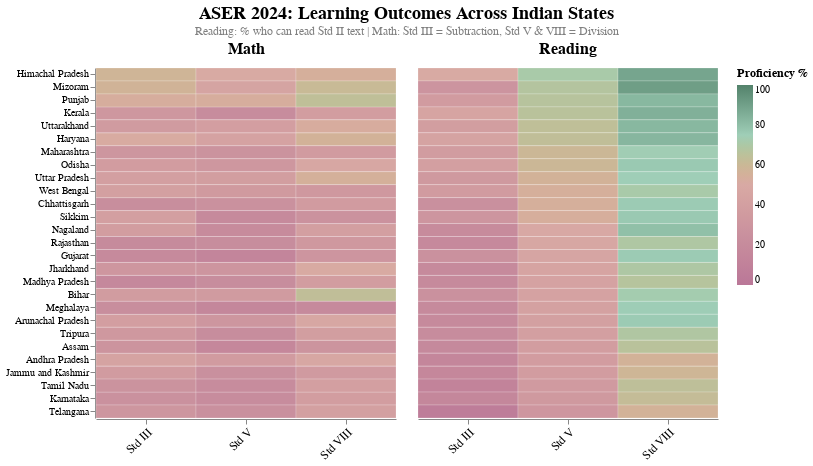

Notebook code cell kept with this figure:
### Code cell
# Enable data transformer for larger datasets
alt.data_transformers.enable('default', max_rows=None)

# Prepare data
df = aser_2024
df = df[df['State'] != 'All India']

# Get 2024 columns
reading_cols = [c for c in df.columns if '2024' in c and 'read' in c.lower()]
math_cols = [c for c in df.columns if '2024' in c and ('division' in c or 'subtraction' in c)]

# Process reading
df_r = df[['State'] + reading_cols].copy()
df_r.columns = ['State', 'Std III', 'Std V', 'Std VIII']
df_r = df_r.sort_values('Std V', ascending=False)

# Process math  
df_m = df[['State'] + math_cols].copy()
df_m.columns = ['State', 'Std III', 'Std V', 'Std VIII']
df_m['State'] = pd.Categorical(df_m['State'], categories=df_r['State'], ordered=True)

# Melt
reading_long = df_r.melt(id_vars='State', var_name='Standard', value_name='Value')
reading_long['Type'] = 'Reading'

math_long = df_m.melt(id_vars='State', var_name='Standard', value_name='Value')
math_long['Type'] = 'Math'

# Combine
combined = pd.concat([reading_long, math_long])

# Create heatmap with your color scheme
heatmap = alt.Chart(combined).mark_rect(stroke='white', strokeWidth=0.2).encode(
    x=alt.X('Standard:N', title=None, axis=alt.Axis(labelFontSize=12, labelAngle=-45)), # make x-axis labels slanted
    y=alt.Y('State:N', title=None, sort=df_r['State'].tolist(), axis=alt.Axis(labelFontSize=10)),
    color=alt.Color('Value:Q',
                    scale=alt.Scale(
                        domain=[0, 25, 50, 75, 100],
                        range=['#ba7798', '#c9909e', '#d8a9a4', '#9fceb7', '#53826b']
                    ),
                    legend=alt.Legend(title='Proficiency %', orient='right', titleFontSize=12)),
    tooltip=[
        alt.Tooltip('State:N', title='State'),
        alt.Tooltip('Standard:N', title='Standard'),
        alt.Tooltip('Value:Q', format='.1f', title='Proficiency %'),
        alt.Tooltip('Type:N', title='Subject')
    ]
).properties(
    width=300,
    height=350
)



# Combine and facet
chart = (heatmap ).facet(
    column=alt.Column('Type:N', 
                      title=None,
                      header=alt.Header(labelFontSize=16, labelFontWeight='bold'))
).properties(
    title={
        "text": "ASER 2024: Learning Outcomes Across Indian States",
        "subtitle": "Reading: % who can read Std II text | Math: Std III = Subtraction, Std V & VIII = Division",
        "fontSize": 18,
        "fontWeight": "bold",
        "anchor": "middle"
    }
).configure_view(
    strokeWidth=0
).configure_title(
    fontSize=18,
    anchor='middle',
    subtitleFontSize=12,
    subtitleColor='gray'
)


chart

### Figure 1 — Vega-Lite specification as saved in the notebook (floating-point values rounded to 4 significant figures; data arrays with more than 128 entries replaced by an {"elided": "..."} marker saying what was removed)
{"config": {"view": {"continuousWidth": 300, "continuousHeight": 300, "strokeWidth": 0}, "title": {"anchor": "middle", "fontSize": 18, "subtitleColor": "gray", "subtitleFontSize": 12}}, "data": {"name": "data-c3154f755d4e1d6640a1ad47a65e06ad"}, "facet": {"column": {"field": "Type", "header": {"labelFontSize": 16, "labelFontWeight": "bold"}, "title": null, "type": "nominal"}}, "spec": {"mark": {"type": "rect", "stroke": "white", "strokeWidth": 0.2}, "encoding": {"color": {"field": "Value", "legend": {"orient": "right", "title": "Proficiency %", "titleFontSize": 12}, "scale": {"domain": [0, 25, 50, 75, 100], "range": ["#ba7798", "#c9909e", "#d8a9a4", "#9fceb7", "#53826b"]}, "type": "quantitative"}, "tooltip": [{"field": "State", "title": "State", "type": "nominal"}, {"field": "Standard", "title": "Standard", "type": "nominal"}, {"field": "Value", "format": ".1f", "title": "Proficiency %", "type": "quantitative"}, {"field": "Type", "title": "Subject", "type": "nominal"}], "x": {"axis": {"labelAngle": -45, "labelFontSize": 12}, "field": "Standard", "title": null, "type": "nominal"}, "y": {"axis": {"labelFontSize": 10}, "field": "State", "sort": ["Himachal Pradesh", "Mizoram", "Punjab", "Kerala", "Uttarakhand", "Haryana", "Maharashtra", "Odisha", "Uttar Pradesh", "West Bengal", "Chhattisgarh", "Sikkim", "Nagaland", "Rajasthan", "Gujarat", "Jharkhand", "Madhya Pradesh", "Bihar", "Meghalaya", "Arunachal Pradesh", "Tripura", "Assam", "Andhra Pradesh", "Jammu and Kashmir", "Tamil Nadu", "Karnataka", "Telangana"], "title": null, "type": "nominal"}}, "height": 350, "width": 300}, "title": {"text": "ASER 2024: Learning Outcomes Across Indian States", "subtitle": "Reading: % who can read Std II text | Math: Std III = Subtraction, Std V & VIII = Division", "fontSize": 18, "fontWeight": "bold", "anchor": "middle"}, "$schema": "https://vega.github.io/schema/vega-lite/v5.20.1.json", "datasets": {"data-c3154f755d4e1d6640a1ad47a65e06ad": {"elided": "162 records"}}}
